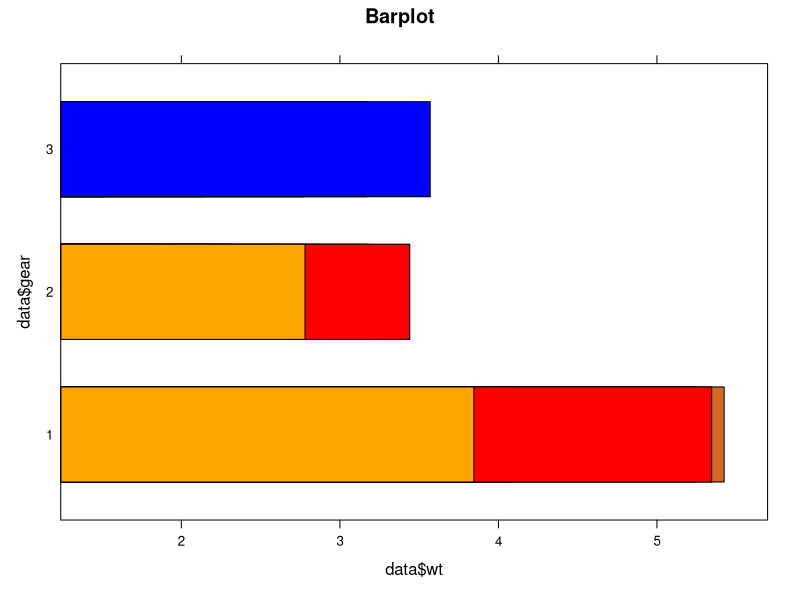
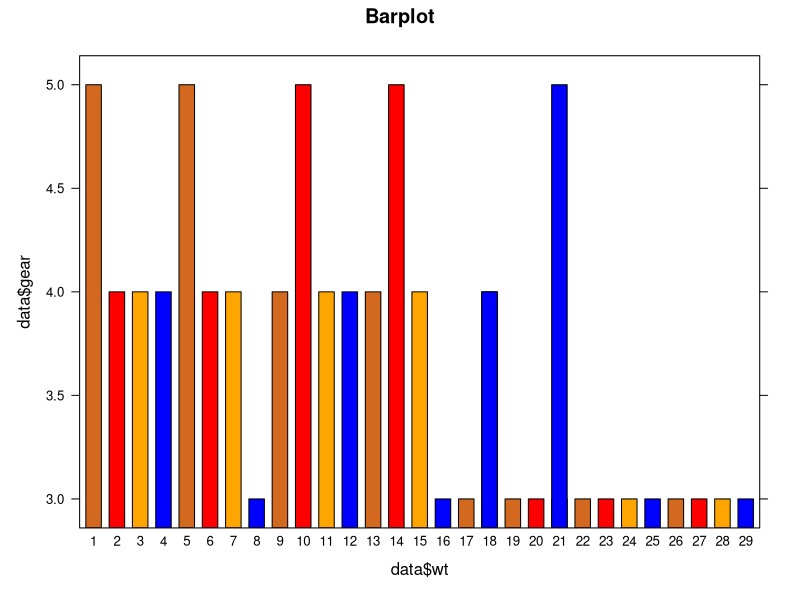
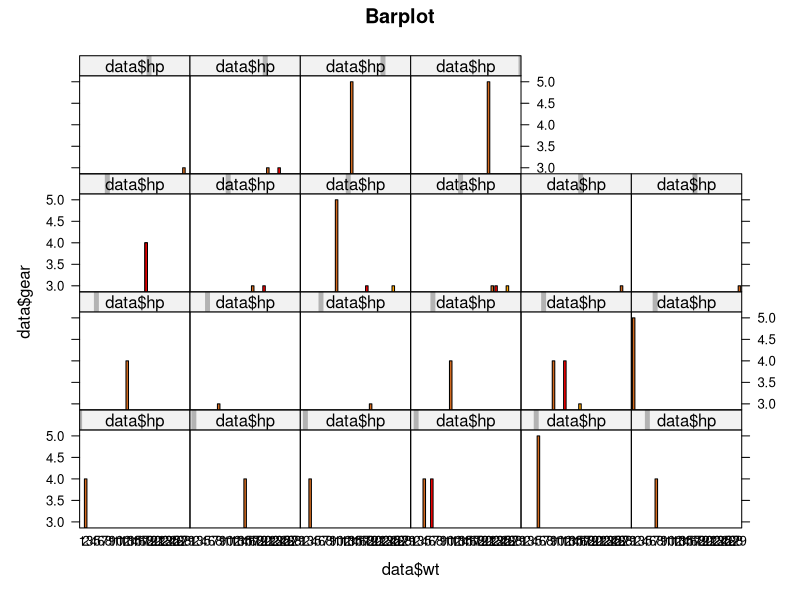
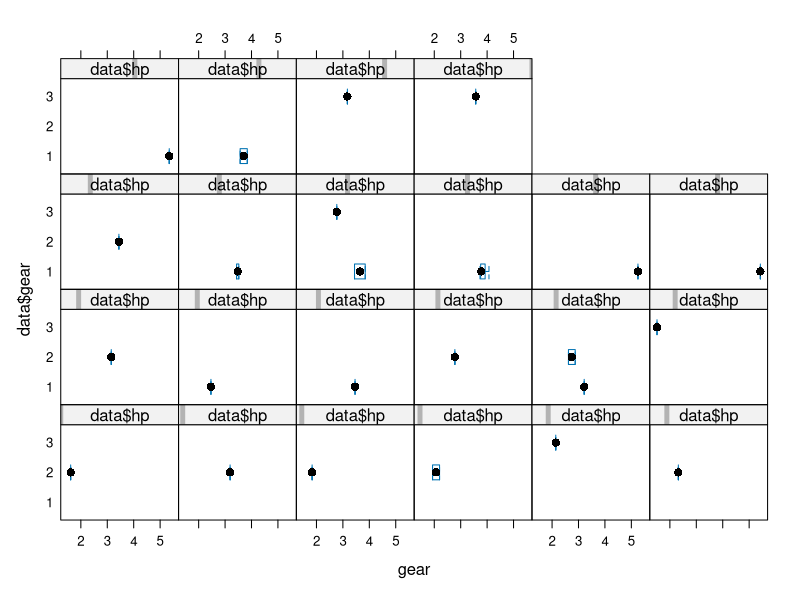
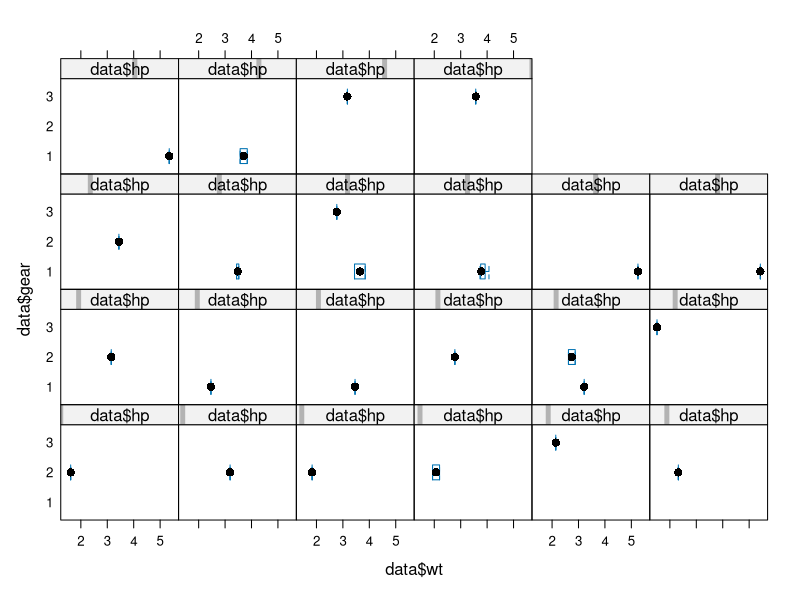
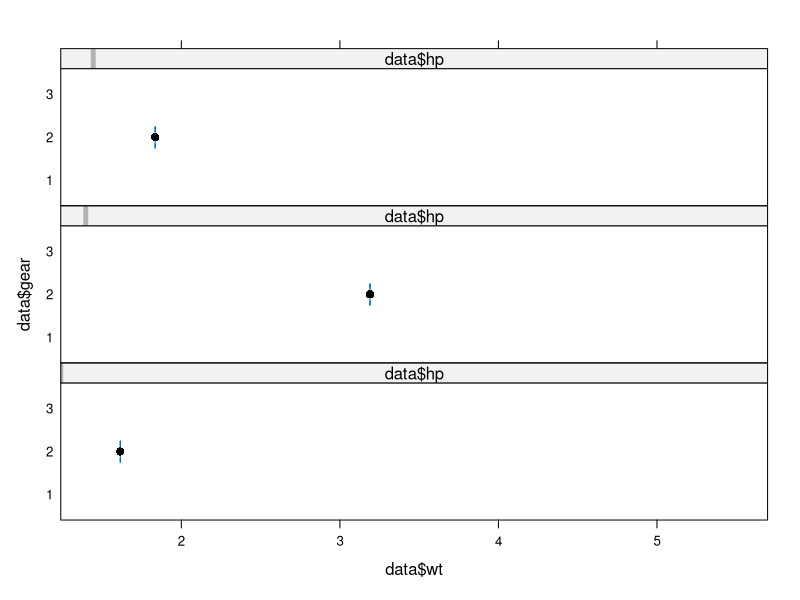
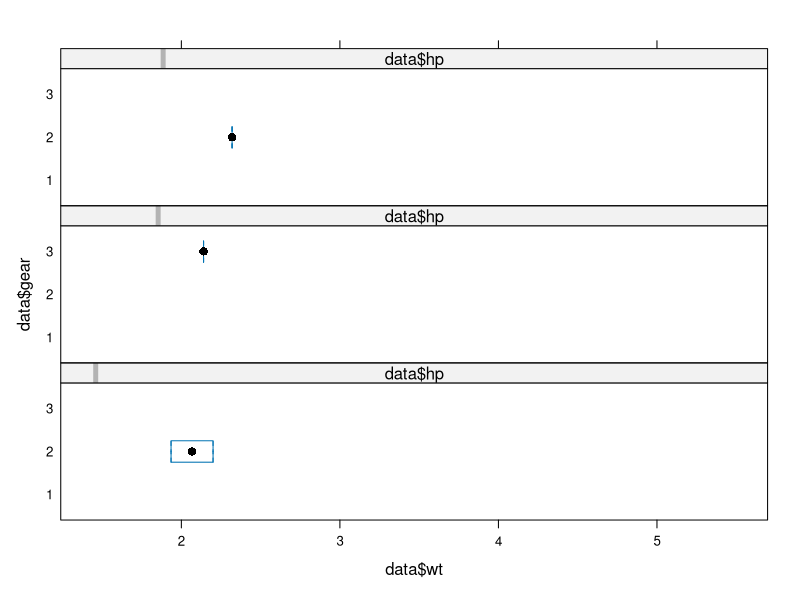
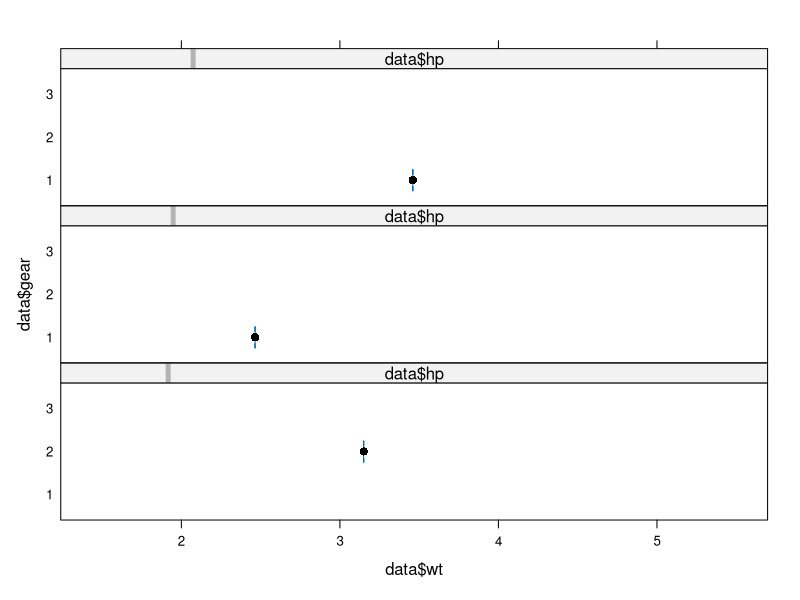

Write R code to recreate these figures, in order.
## ---- chunk 1
knitr::opts_chunk$set(echo = TRUE)
## ---- chunk 2
library(lattice)
data<-mtcars
data
## ---- chunk 3
# Barplot of two variables
barchart(data$gear~data$wt,  data = data,
         main = "Barplot",
         col = c("chocolate", "red", "orange", "blue"))

# Barplot of two variables horizontal
barchart(data$gear~data$wt,  data = data,
         main = "Barplot",
         col = c("chocolate", "red", "orange", "blue"),
         horiz=FALSE)

# Barplot of multivariate horizontal
barchart(data$gear~data$wt|data$hp,  data = data,
         main = "Barplot",
         col = c("chocolate", "red", "orange", "blue"),
         horiz=FALSE)
## ---- chunk 4
# Boxplot
bwplot(data$gear ~ data$wt | data$hp,
       xlab = "gear")

# boxplots for each combination of two factors
bwplot(data$gear ~ data$wt | data$hp)

#Boxplot associated with multiple variables and alternate layout
bwplot(data$gear ~ data$wt | data$hp,
       layout = c(1, 3))

## ---- chunk 5
# 3d plot
cloud(data$wt~data$hp*data$mpg,main = "3D scatterplot")

# 3d scatterplot by factor level
cloud(data$wt~data$hp*data$mpg|data$disp,
      main="3D Scatterplot by gear")
## ---- chunk 6
# kernel density plot
densityplot(~data$wt)

# kernel density plots by factor level
densityplot(~data$wt|data$gear)

# kernel density plots by factor level (alternate layout)
densityplot(~data$wt|data$hp,
            layout=c(1,3))

#Kernel Density Plot together for all factors without points
densityplot(~data$wt,
            groups = data$gear,
            plot.points = FALSE)
## ---- chunk 7
# dotplot for each combination of two factors
dotplot(data$gear~data$wt|data$hp)

## ---- chunk 8
# Histogram for single variable
histogram(~data$wt,data=data)

# Histogram for single variable colour
histogram(~data$hp,data=data,
          col = c("chocolate2", "seagreen"))

# Histogram for multivariate and colour
histogram(~data$wt | data$gear,data=data,
          col = c("chocolate2", "seagreen"))
## ---- chunk 9
# levelplot
levelplot(data$wt~data$hp*data$disp,
          cuts = 50,  sub="with log scales",
          colorkey = FALSE)

# 3D Levelplot multivariate
levelplot(data$wt~data$hp*data$disp|data$gear,
          cuts = 50, 
          colorkey = FALSE)
## ---- chunk 10
# Parallel plot of the values in the dataset
parallelplot(data[c(1,2,3,4,5,6)],xlab="cars",main="Parallel plot")
## ---- chunk 11
splom(data[c(7,8,9,10)],
      main="hsb2")
bwplot(data$gear ~ data$hp | data$wt,
       data = data,
       panel = panel.violin)
## ---- chunk 12
# Strip plot for the dataframe
stripplot(data$hp ~ data$wt, data = data, aspect = 1,
          jitter = T)

# Strip plot for multivariate
stripplot(data$hp~ data$wt|data$gear, data = data, aspect = 1,
          jitter = T)
## ---- chunk 13
# Regular scatterplot
xyplot(data$hp~data$wt)

# Scatterplots by gear and ses
xyplot(data$hp~data$wt | data$gear)

# Scatterplot and regression line
xyplot(data$hp~data$wt,
       data = data,
       type = c("p", "r"))
## ---- chunk 14
wireframe(data$hp~data$wt*data$disp,
          data,colorkey=TRUE,drape=TRUE,
          scales=list(arrows=FALSE), zlim=c(0,100))
